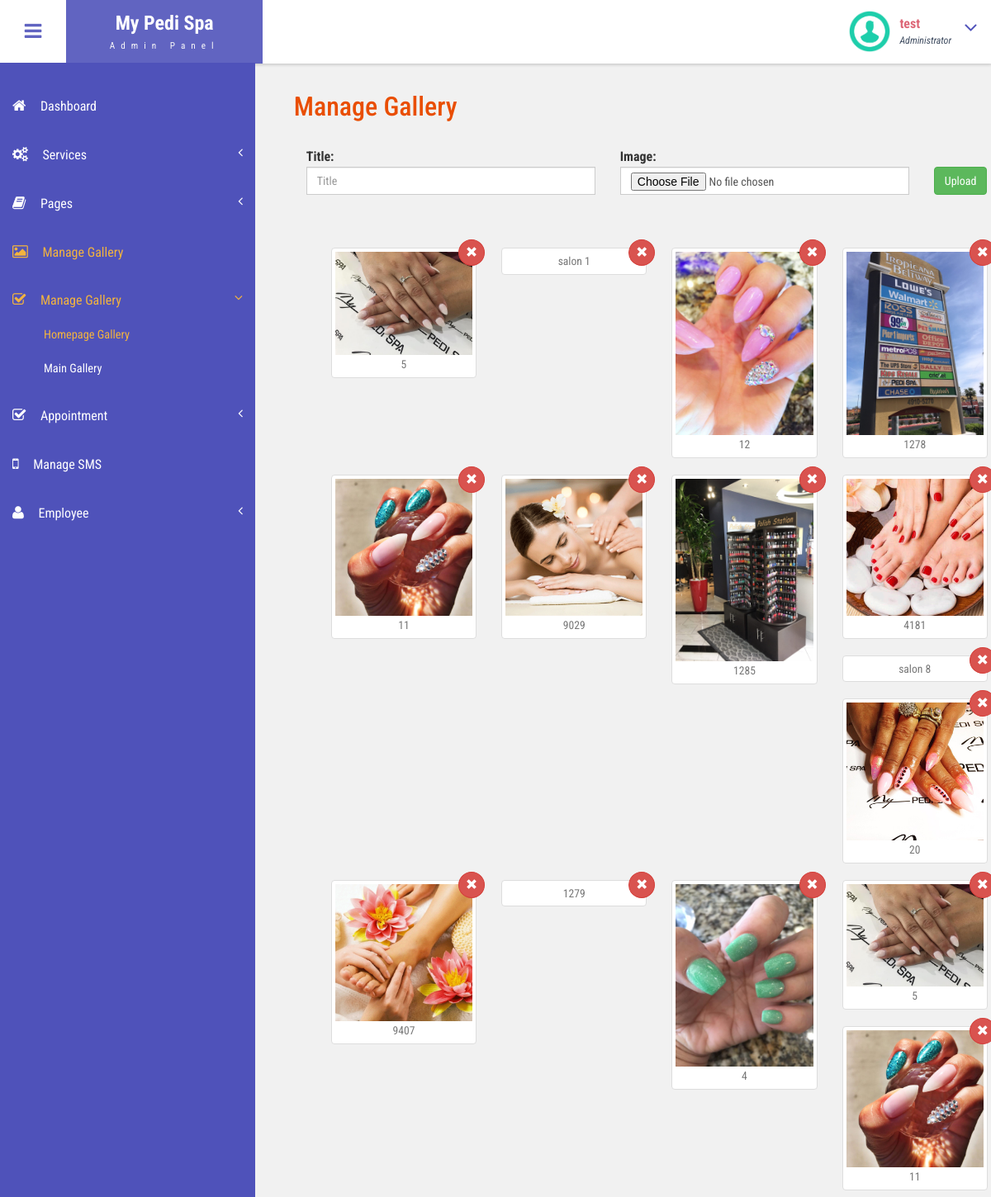
The app's page /admin/manage-gallery.php (signed in, upper part) with its own data.
### tables this page shows
CREATE TABLE `tblimage` (
  `id` int(10) UNSIGNED NOT NULL,
  `title` varchar(255) NOT NULL,
  `image` varchar(255) NOT NULL,
  `category` varchar(100) NOT NULL,
  `created_at` timestamp NULL DEFAULT current_timestamp(),
  `updated_at` timestamp NULL DEFAULT '0000-00-00 00:00:00' ON UPDATE current_timestamp()
);

### admin/manage-gallery.php (the view, shortened to what this page needs)
<?php
include('includes/dbconnection.php');
if (strlen($_SESSION['bpmsaid']==0)) {
  header('location:logout.php');
  } else{
  ?>
<!DOCTYPE HTML>
<html>
<head>
<link href="css/bootstrap.css" rel='stylesheet' type='text/css' />
<link href="css/style.css" rel='stylesheet' type='text/css' />
<link href="css/font-awesome.css" rel="stylesheet">
<link href="css/animate.css" rel="stylesheet" type="text/css" media="all">
<link href="css/custom.css" rel="stylesheet">
</head>
<body class="cbp-spmenu-push">
	<div class="main-content">
		 <?php include_once('includes/sidebar.php');?>
		 <?php include_once('includes/header.php');?>
		<div id="page-wrapper">
			<div class="main-page">
			<div class="container">
    <h3 class="title1">Manage Gallery</h3>
    <form action="imageUpload.php" class="form-image-upload" method="POST" enctype="multipart/form-data">
        <div class="row">
            <div class="col-md-4">
                <strong>Title:</strong>
                <input type="text" name="title" class="form-control" placeholder="Title">
            </div>
            <div class="col-md-4">
                <strong>Image:</strong>
                <input type="file" name="image" class="form-control">
            </div>
            <div class="col-md-1">
                <br/>
                <button type="submit" class="btn btn-success">Upload</button>
            </div>
        </div>
    </form>
  <div class="container" style="height: auto;">
        <div class="row flex-box flex-wrap-wrap flex-justify-left flex-align-left">
     <div class="col-sm-9">   <div class="row">
            <?php
            $sql = "SELECT * FROM tblimage";
            $images = mysqli_query($con,$sql);
            while($image = $images->fetch_assoc()){
            ?>
                <div class="col-sm-3">
                    <a class="thumbnail fancybox" rel="ligthbox" href="../assets/img/upload/<?php echo $image['image'] ?>">
                        <img  class="img-fluid" alt="" src="../assets/img/upload/<?php echo $image['image'] ?>" />
                        <div class='text-center'>
                            <small class='text-muted'><?php echo $image['title'] ?></small>
                        </div>
                    </a>
                    <form action="imageDelete.php" method="POST">
                    <button type="submit" class="close-icon btn btn-danger"><i class="glyphicon glyphicon-remove"></i></button>
                    </form>
               </div>
            <?php } ?>
 </div></div> <div class="col-sm-3"></div>
        </div>
    </div>
</div>
			</div>
		</div>
	</div>
</body>
</html>
<?php }  ?>

### admin/includes/header.php (shortened to what this page needs)
<div class="sticky-header header-section ">
      <div class="header-left">
        <button id="showLeftPush"><i class="fa fa-bars"></i></button>
        <div class="logo">
          <a href="dashboard.php">
            <h1>My Pedi Spa</h1>
            <span>Admin Panel</span>
          </a>
        </div>
      </div>
      <div class="header-right">
        <div class="profile_details">
        <?php
$adid=$_SESSION['bpmsaid'];
$ret=mysqli_query($con,"select AdminName from tbladmin where ID='$adid'");
$row=mysqli_fetch_array($ret);
$name=$row['AdminName'];
?>
          <ul>
            <li class="dropdown profile_details_drop">
              <a href="#" class="dropdown-toggle" data-toggle="dropdown" aria-expanded="false">
                <div class="profile_img">
                  <span class="prfil-img"><img src="images/download (1).png" alt="" width="50" height="50"> </span>
                  <div class="user-name">
                    <p><?php echo $name; ?></p>
                    <span>Administrator</span>
                  </div>
                  <i class="fa fa-angle-down lnr"></i>
                  <div class="clearfix"></div>
                </div>
              </a>
            </li>
          </ul>
        </div>
        <div class="clearfix"> </div>
      </div>
      <div class="clearfix"> </div>
    </div>

### admin/css/style.css (style rules this page uses)
h4, h5, h6, h1, h2, h3 { margin: 0; }
ul, ol { margin: 0; }
p { margin: 0; }
html, body { font-family: 'Roboto Condensed', sans-serif; font-size: 100%; overflow-x: hidden; background: #fff; }
body a { transition: 0.5s all ease; -webkit-transition: 0.5s all ease; -moz-transition: 0.5s all ease; -o-transition: 0.5s all ease; -ms-transition: 0.5s all ease; text-decoration:none; }
h1,h2,h3,h4,h5,h6 { margin:0; }
p { margin:0; }
ul,label { margin:0; padding:0; }
.main-content { position: relative; }
.sticky-header { position: fixed; top: 0; left:0px; width: 100%; z-index: 100; }
.header-section { background:#FFF; box-shadow: 1px 1px 4px rgba(0, 0, 0, 0.21); -webkit-box-shadow: 1px 1px 4px rgba(0, 0, 0, 0.21); -moz-box-shadow: 1px 1px 4px rgba(0, 0, 0, 0.21); -o-box-shadow: 1px 1px 4px rgba(0, 0, 0, 0.21); }
.header-section::after { clear: both; display: block; content: ''; }
.header-left { float: left; width: 45%; }
.header-right { float: right; }
button#showLeftPush { font-size: 1.5em; width: 80px; padding: 0.87em 0; text-align: center; cursor: pointer; float: left; color: #6F6F6F; -moz-transition: all 0.2s ease-out 0s; -webkit-transition: all 0.2s ease-out 0s; transition: all 0.2s ease-out 0s; border: none; background-color: #fff; outline:none; }
.cbp-spmenu-push { overflow-x: hidden; position: relative; }
.cbp-spmenu, .cbp-spmenu-push { -webkit-transition: all 0.3s ease; -moz-transition: all 0.3s ease; transition: all 0.3s ease; }
.cbp-spmenu-push div#page-wrapper { margin: 0 0 0 19.3em; transition:.5s all; -webkit-transition:.5s all; -moz-transition:.5s all; }
.fa { display: inline-block; font-family: FontAwesome; font-style: normal; font-weight: normal; line-height: 1; -webkit-font-smoothing: antialiased; -moz-osx-font-smoothing: grayscale; }
.logo { background: #6164C1; text-align: center; float: left; }
.logo a { padding: 0.9em 3.3em .7em; display: block; text-decoration: none; }
.logo a h1 { color: #fff; font-size: 1.5em; line-height: 1.2em; font-weight: 700; }
.logo a span { color: #F8F8F8; font-size: .7em; text-align: center; letter-spacing: 7px; }
.profile_details { float: right; }
.profile_details_drop a.dropdown-toggle { display:block; padding: 0.8em 3em 0 2em; }
.profile_img span.prfil-img { float:left; }
.user-name { float:left; margin-top:8px; margin-left:11px; height:35px; }
.profile_details ul li { list-style-type:none; position:relative; }
.profile_details li a i.fa.lnr { position: absolute; top: 34%; right: 8%; color: #4F52BA; font-size: 1.6em; }
.user-name p { font-size:1em; color:#DD6777; line-height:1em; font-weight:700; }
.user-name span { font-size: .75em; font-style: italic; color: #424f63; font-weight: normal; margin-top: .3em; }
.charts,.row { margin: 2em 0 0; }
h3.title1 { font-size: 2em; color: #e94e02; margin-bottom: 0.8em; }
.form-control { border-radius: inherit; }

### admin/css/custom.css (style rules this page uses)
#page-wrapper { padding:7em 2em 2.5em; background-color: #F1F1F1; }

### admin/manage-gallery.php (style rules this page uses)
.close-icon { border-radius: 50%; position: absolute; right: 5px; top: -10px; padding: 5px 8px; }

### records on screen
tblimage: image (picture), title "5"
tblimage: title "salon 1"
tblimage: image (picture), title "12"
tblimage: image (picture), title "1278"
tblimage: image (picture), title "11"
tblimage: image (picture), title "9029"
tblimage: image (picture), title "1285"
tblimage: image (picture), title "4181"
tblimage: title "salon 8"
tblimage: image (picture), title "20"
tblimage: image (picture), title "9407"
tblimage: title "1279"
tblimage: image (picture), title "4"
tblimage: image (picture), title "5"
tblimage: image (picture), title "11"

### other values on screen
$name "test"
